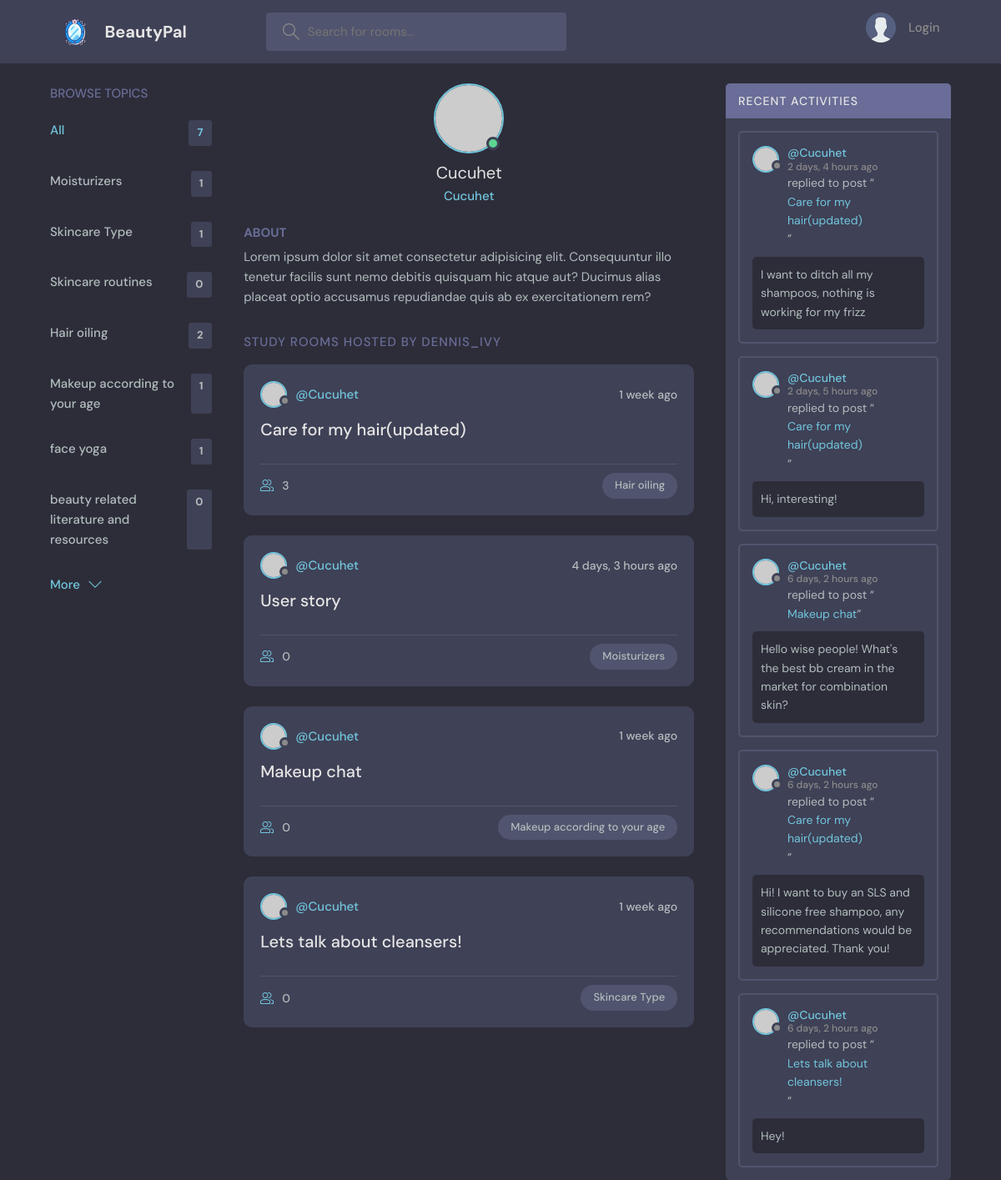
Page /profile/1/ on the earlier database version.
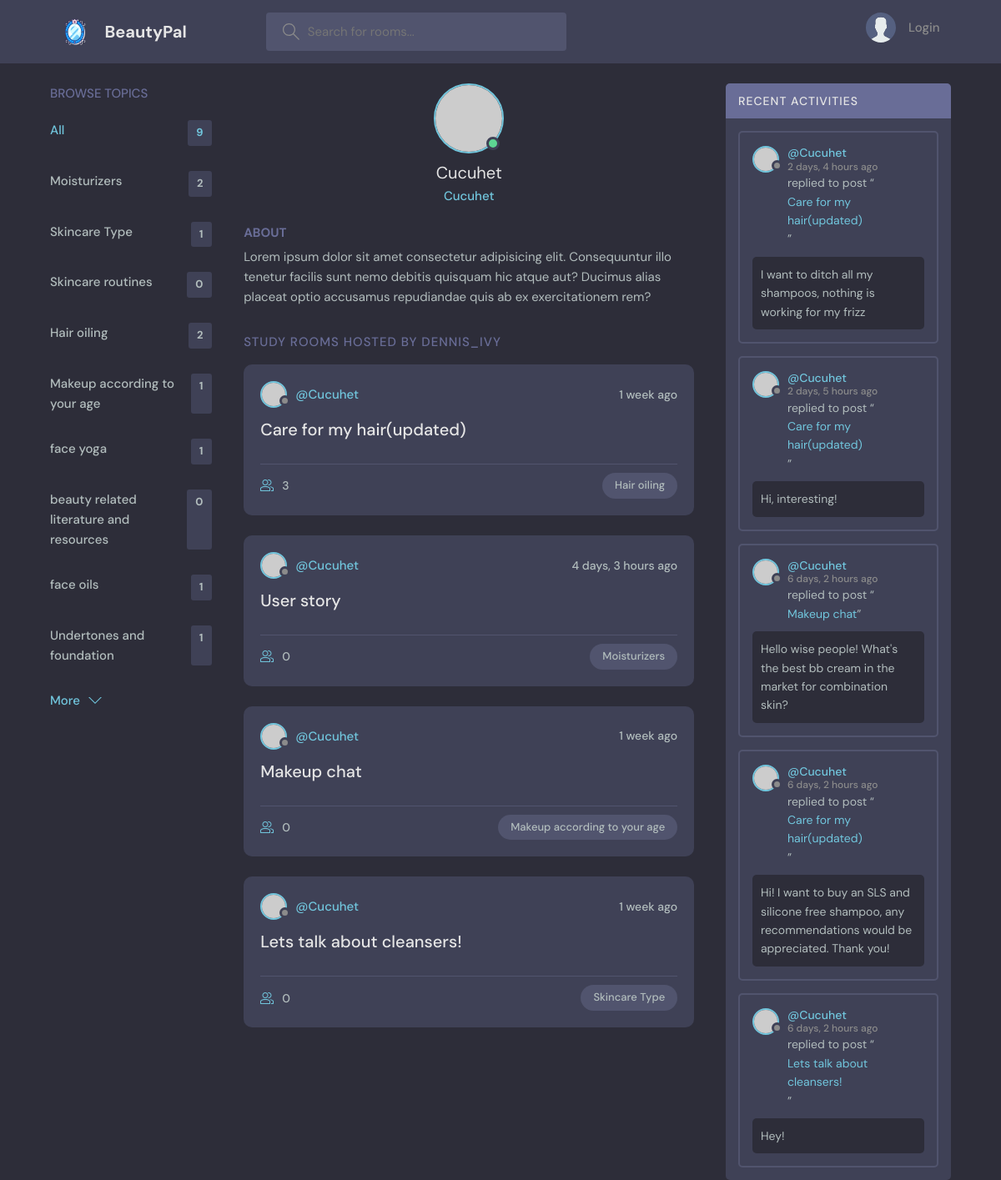
Same page on the later database version.
### beautypal/models.py (models this page shows, shortened)
class Topic(models.Model):
    name = models.CharField(max_length=200)

class Room(models.Model):
    host = models.ForeignKey(User, on_delete= models.SET_NULL, null = True)
    topic = models.ForeignKey(Topic, on_delete= models.SET_NULL, null = True)
    name = models.CharField(max_length=200)
    description = models.TextField(null=True, blank=True)
    participants = models.ManyToManyField(User, related_name='participants', blank = True)
    updated = models.DateTimeField(auto_now=True)
    created = models.DateTimeField(auto_now_add=True)
    class Meta:
        ordering = [ '-updated', '-created']
    def __str__(self):
        return self.name

class Message(models.Model):
    user = models.ForeignKey(User, on_delete=models.CASCADE)
    room = models.ForeignKey(Room, on_delete= models.CASCADE)
    body = models.TextField()
    updated = models.DateTimeField(auto_now=True)
    created = models.DateTimeField(auto_now_add=True)
    class Meta:
        ordering = [ '-updated', '-created']

### beautypal/views.py (the view)
# urls.py: path('profile/<str:pk>/', views.userProfile, name="user-profile"),
def userProfile(request, pk):
    user = User.objects.get(id=pk)
    rooms = user.room_set.all()
    room_messages = user.message_set.all()
    topics = Topic.objects.all()
    context = {'user': user, 'rooms': rooms,
               'room_messages': room_messages, 'topics': topics}
    return render(request, 'beautypal/profile.html', context)

### beautypal/templates/beautypal/profile.html (shortened to what this page needs)
{% extends 'main.html' %}
{% block content %}
<main class="profile-page layout layout--3">
  <div class="container">
    {% include 'beautypal/topics_component.html' %}
    <div class="roomList">
      <div class="profile">
        <div class="profile__avatar">
          <div class="avatar avatar--large active">
            <img src="https://randomuser.me/api/portraits/men/11.jpg" />
          </div>
        </div>
        <div class="profile__info">
          <h3>{{user.username}}</h3>
          <p>{{user.username}}</p>
        </div>
        <div class="profile__about">
          <h3>About</h3>
          <p>
            Lorem ipsum dolor sit amet consectetur adipisicing elit. Consequuntur illo tenetur
            facilis sunt nemo debitis quisquam hic atque aut? Ducimus alias placeat optio
            accusamus repudiandae quis ab ex exercitationem rem?
          </p>
        </div>
      </div>
      <div class="roomList__header">
        <div>
          <h2>Study Rooms Hosted by dennis_ivy</a>
          </h2>
        </div>
      </div>
      {% include 'beautypal/feed_component.html' %}
    </div>
    {% include 'beautypal/activity_component.html' %}
  </div>
</main>
{% endblock content %}

### templates/main.html (shortened to what this page needs)
<!DOCTYPE html>
{% load static %}
<html lang="en">
<head>
    <link rel="stylesheet" href="{% static 'styles/style.css' %}" />
</head>
<body>
    {% include 'navbar.html'%}
    {% block content %}
    {% endblock  %}
</body>
</html>

### templates/navbar.html (shortened to what this page needs)
{% load static %}
<header class="header header--loggedIn">
    <div class="container">
        <a href="{% url 'home' %}" class="header__logo">
            <img src="{% static 'images/mirror.png' %}" />
            <h1>BeautyPal</h1>
        </a>
        <form class="header__search" method="GET" action="{% url 'home' %}">
            <label>
                <input name="q" placeholder="Search for rooms..." />
            </label>
        </form>
        <nav class="header__menu">
            {% if request.user.is_authenticated %}
            <div class="header__user">
                <a href="{% url 'update-user' %}">
                    <div class="avatar avatar--medium active">
                        <img src="https://randomuser.me/api/portraits/men/37.jpg" />
                    </div>
                    <p>{{request.user.username}} <span>@{{request.user.username}}</span></p>
                </a>
                <button class="dropdown-button">
                    <svg version="1.1" xmlns="http://www.w3.org/2000/svg" width="32" height="32" viewBox="0 0 32 32">
                        <title>chevron-down</title>
                        <path d="M16 21l-13-13h-3l16 16 16-16h-3l-13 13z"></path>
                    </svg>
                </button>
            </div>
            {% else %}
            <a href="{% url 'login' %}">
                <img src="{% static 'images/avatar.svg' %}" />
                <p>Login</p>
            </a>
            {% endif %}
        </nav>
    </div>
</header>

### beautypal/templates/beautypal/topics_component.html
<div class="topics">
    <div class="topics__header">
        <h2>Browse Topics</h2>
    </div>
    <ul class="topics__list">
        <li>
            <a href="{% url 'home' %}" class="active">All <span>{{topics.count}}</span></a>
        </li>
        {% for topic in topics %}
        <li>
            <a href="{% url 'home' %}?q={{topic.name}}">{{topic.name}}<span>{{topic.room_set.all.count}}</span></a>
        </li>
        {% endfor %}
    </ul>
    <a class="btn btn--link" href="{% url 'topics' %}">
        More
        <svg version="1.1" xmlns="http://www.w3.org/2000/svg" width="32" height="32" viewBox="0 0 32 32">
            <title>chevron-down</title>
            <path d="M16 21l-13-13h-3l16 16 16-16h-3l-13 13z"></path>
        </svg>
    </a>
</div>

### beautypal/templates/beautypal/feed_component.html (shortened to what this page needs)
{% for room in rooms %}
<div class="roomListRoom">
    <div class="roomListRoom__header">
        <a href="{% url 'user-profile' room.host.id %}" class="roomListRoom__author">
            <div class="avatar avatar--small">
                <img src="https://randomuser.me/api/portraits/women/11.jpg" />
            </div>
            <span>@{{room.host.username}}</span>
        </a>
        <div class="roomListRoom__actions">
            <span>{{room.created|timesince}} ago</span>
        </div>
    </div>
    <div class="roomListRoom__content">
        <a href="{% url 'room' room.id %}">{{room.name}}</a>
    </div>
    <div class="roomListRoom__meta">
        <a href="{% url 'room' room.id %}"class="roomListRoom__joined">
            {{room.participants.all.count}}
        </a>
        <p class="roomListRoom__topic">{{room.topic.name}}</p>
    </div>
</div>
{% endfor %}

### beautypal/templates/beautypal/activity_component.html (shortened to what this page needs)
<div class="activities">
    <div class="activities__header">
        <h2>Recent Activities</h2>
    </div>
    {% for message in room_messages %}
    <div class="activities__box">
        <div class="activities__boxHeader roomListRoom__header">
            <a href="{% url 'user-profile' message.user.id %}" class="roomListRoom__author">
                <div class="avatar avatar--small">
                    <img src="https://randomuser.me/api/portraits/women/11.jpg" />
                </div>
                <p>
                    @{{message.user}}
                    <span>{{message.created|timesince}} ago</span>
                </p>
            </a>
        </div>
        <div class="activities__boxContent">
            <p>replied to post “<a href="{% url 'room' message.room.id %}">{{message.room}}</a>”</p>
            <div class="activities__boxRoomContent">
               {{message.body}}
            </div>
        </div>
    </div>
    {% endfor %}
</div>

Differences in the rows shown:
computed for Topic "Moisturizers": room_set.all.count "1" → "2"
added Topic: name "face oils", room_set.all.count "1"
added Topic: name "Undertones and foundation", room_set.all.count "1"
Other differences:
{{ topics.count }}: "7" → "9"
